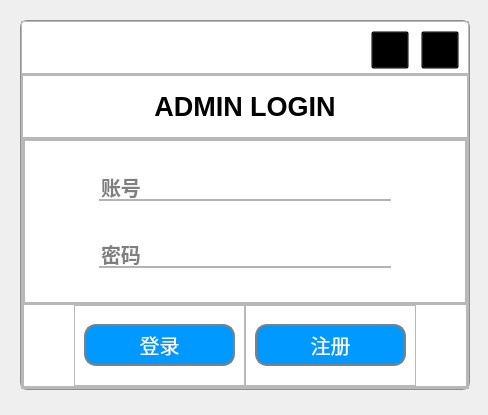
<?xml version="1.0" encoding="UTF-8"?>
<ui version="4.0">
 <class>MainWindow</class>
 <widget class="QMainWindow" name="MainWindow">
  <property name="geometry">
   <rect>
    <x>0</x>
    <y>0</y>
    <width>488</width>
    <height>415</height>
   </rect>
  </property>
  <property name="windowTitle">
   <string>Login</string>
  </property>
  <property name="windowIcon">
   <iconset>
    <normaloff>../images/logo.jpg</normaloff>../images/logo.jpg</iconset>
  </property>
  <widget class="QWidget" name="centralwidget">
   <widget class="QFrame" name="main_frame">
    <property name="geometry">
     <rect>
      <x>20</x>
      <y>20</y>
      <width>450</width>
      <height>370</height>
     </rect>
    </property>
    <property name="minimumSize">
     <size>
      <width>450</width>
      <height>350</height>
     </size>
    </property>
    <property name="styleSheet">
     <string notr="true">#main_frame{
	background:#ffffff;
	border: 1px solid #8f8f91; 
	border-top-left-radius:7px;
	border-top-right-radius:7px;border-bottom-left-radius:7px;
	border-bottom-right-radius:7px;
}</string>
    </property>
    <property name="frameShape">
     <enum>QFrame::StyledPanel</enum>
    </property>
    <property name="frameShadow">
     <enum>QFrame::Raised</enum>
    </property>
    <layout class="QVBoxLayout" name="verticalLayout">
     <property name="spacing">
      <number>0</number>
     </property>
     <property name="leftMargin">
      <number>0</number>
     </property>
     <property name="topMargin">
      <number>0</number>
     </property>
     <property name="rightMargin">
      <number>0</number>
     </property>
     <property name="bottomMargin">
      <number>0</number>
     </property>
     <item>
      <widget class="QFrame" name="frame">
       <property name="sizePolicy">
        <sizepolicy hsizetype="Preferred" vsizetype="Expanding">
         <horstretch>0</horstretch>
         <verstretch>2</verstretch>
        </sizepolicy>
       </property>
       <property name="styleSheet">
        <string notr="true"/>
       </property>
       <property name="frameShape">
        <enum>QFrame::StyledPanel</enum>
       </property>
       <property name="frameShadow">
        <enum>QFrame::Raised</enum>
       </property>
       <widget class="QPushButton" name="close_button">
        <property name="geometry">
         <rect>
          <x>400</x>
          <y>10</y>
          <width>38</width>
          <height>38</height>
         </rect>
        </property>
        <property name="cursor">
         <cursorShape>PointingHandCursor</cursorShape>
        </property>
        <property name="styleSheet">
         <string notr="true">QPushButton{
	background-color: transparent; 
}</string>
        </property>
        <property name="text">
         <string/>
        </property>
       </widget>
       <widget class="QPushButton" name="minimize_button">
        <property name="geometry">
         <rect>
          <x>350</x>
          <y>10</y>
          <width>38</width>
          <height>38</height>
         </rect>
        </property>
        <property name="cursor">
         <cursorShape>PointingHandCursor</cursorShape>
        </property>
        <property name="styleSheet">
         <string notr="true">QPushButton{
	background-color: transparent; 
}</string>
        </property>
        <property name="text">
         <string/>
        </property>
       </widget>
      </widget>
     </item>
     <item>
      <widget class="QFrame" name="frame_2">
       <property name="sizePolicy">
        <sizepolicy hsizetype="Preferred" vsizetype="Expanding">
         <horstretch>0</horstretch>
         <verstretch>12</verstretch>
        </sizepolicy>
       </property>
       <property name="frameShape">
        <enum>QFrame::StyledPanel</enum>
       </property>
       <property name="frameShadow">
        <enum>QFrame::Raised</enum>
       </property>
       <layout class="QVBoxLayout" name="verticalLayout_2">
        <property name="spacing">
         <number>0</number>
        </property>
        <property name="leftMargin">
         <number>0</number>
        </property>
        <property name="topMargin">
         <number>0</number>
        </property>
        <property name="rightMargin">
         <number>0</number>
        </property>
        <property name="bottomMargin">
         <number>0</number>
        </property>
        <item>
         <widget class="QFrame" name="frame_3">
          <property name="sizePolicy">
           <sizepolicy hsizetype="Preferred" vsizetype="Expanding">
            <horstretch>0</horstretch>
            <verstretch>2</verstretch>
           </sizepolicy>
          </property>
          <property name="frameShape">
           <enum>QFrame::StyledPanel</enum>
          </property>
          <property name="frameShadow">
           <enum>QFrame::Raised</enum>
          </property>
          <layout class="QHBoxLayout" name="horizontalLayout">
           <item>
            <widget class="QPushButton" name="pushButton">
             <property name="enabled">
              <bool>false</bool>
             </property>
             <property name="styleSheet">
              <string notr="true">color:black;
border:none;
font-size:27px;
font-weight:700;
font-family: &quot;Helvetica Neue&quot;, Helvetica, Arial, sans-serif;</string>
             </property>
             <property name="text">
              <string>ADMIN LOGIN</string>
             </property>
            </widget>
           </item>
          </layout>
         </widget>
        </item>
        <item>
         <widget class="QFrame" name="frame_4">
          <property name="sizePolicy">
           <sizepolicy hsizetype="Preferred" vsizetype="Expanding">
            <horstretch>0</horstretch>
            <verstretch>8</verstretch>
           </sizepolicy>
          </property>
          <property name="frameShape">
           <enum>QFrame::StyledPanel</enum>
          </property>
          <property name="frameShadow">
           <enum>QFrame::Raised</enum>
          </property>
          <layout class="QVBoxLayout" name="verticalLayout_3">
           <property name="spacing">
            <number>0</number>
           </property>
           <property name="leftMargin">
            <number>0</number>
           </property>
           <property name="topMargin">
            <number>0</number>
           </property>
           <property name="rightMargin">
            <number>0</number>
           </property>
           <property name="bottomMargin">
            <number>0</number>
           </property>
           <item>
            <widget class="QFrame" name="frame_5">
             <property name="sizePolicy">
              <sizepolicy hsizetype="Preferred" vsizetype="Expanding">
               <horstretch>0</horstretch>
               <verstretch>8</verstretch>
              </sizepolicy>
             </property>
             <property name="frameShape">
              <enum>QFrame::StyledPanel</enum>
             </property>
             <property name="frameShadow">
              <enum>QFrame::Raised</enum>
             </property>
             <layout class="QHBoxLayout" name="horizontalLayout_2">
              <property name="spacing">
               <number>0</number>
              </property>
              <property name="leftMargin">
               <number>0</number>
              </property>
              <property name="topMargin">
               <number>0</number>
              </property>
              <property name="rightMargin">
               <number>0</number>
              </property>
              <property name="bottomMargin">
               <number>0</number>
              </property>
              <item>
               <widget class="QFrame" name="frame_7">
                <property name="sizePolicy">
                 <sizepolicy hsizetype="Expanding" vsizetype="Preferred">
                  <horstretch>4</horstretch>
                  <verstretch>0</verstretch>
                 </sizepolicy>
                </property>
                <property name="frameShape">
                 <enum>QFrame::StyledPanel</enum>
                </property>
                <property name="frameShadow">
                 <enum>QFrame::Raised</enum>
                </property>
                <layout class="QVBoxLayout" name="verticalLayout_5">
                 <property name="spacing">
                  <number>0</number>
                 </property>
                 <property name="leftMargin">
                  <number>55</number>
                 </property>
                 <property name="topMargin">
                  <number>0</number>
                 </property>
                 <property name="rightMargin">
                  <number>55</number>
                 </property>
                 <property name="bottomMargin">
                  <number>0</number>
                 </property>
                 <item>
                  <widget class="QWidget" name="widget_2" native="true">
                   <property name="styleSheet">
                    <string notr="true">QLineEdit{
    border:0px;
    margin:10px;
	margin-left:10px;
	margin-right:10px;
    border-bottom: 2px solid #B3B3B3;
    font-family:'Microsoft YaHei';
    font-size:20px;
    font-weight:bold;
    }

QLineEdit:hover{
    border-bottom: 3px solid #66A3FF;
    }

QLineEdit:focus{
    border-bottom: 3px solid #E680BD;
    }</string>
                   </property>
                   <layout class="QGridLayout" name="gridLayout">
                    <property name="horizontalSpacing">
                     <number>0</number>
                    </property>
                    <item row="0" column="0">
                     <widget class="QLineEdit" name="admin_lineEdit">
                      <property name="sizePolicy">
                       <sizepolicy hsizetype="Expanding" vsizetype="Maximum">
                        <horstretch>0</horstretch>
                        <verstretch>0</verstretch>
                       </sizepolicy>
                      </property>
                      <property name="inputMask">
                       <string/>
                      </property>
                      <property name="text">
                       <string/>
                      </property>
                      <property name="placeholderText">
                       <string>账号</string>
                      </property>
                     </widget>
                    </item>
                    <item row="1" column="0">
                     <widget class="QLineEdit" name="password_lineEdit">
                      <property name="inputMethodHints">
                       <set>Qt::ImhHiddenText|Qt::ImhNoAutoUppercase|Qt::ImhNoPredictiveText|Qt::ImhSensitiveData</set>
                      </property>
                      <property name="inputMask">
                       <string/>
                      </property>
                      <property name="echoMode">
                       <enum>QLineEdit::Password</enum>
                      </property>
                      <property name="placeholderText">
                       <string>密码</string>
                      </property>
                     </widget>
                    </item>
                   </layout>
                  </widget>
                 </item>
                </layout>
               </widget>
              </item>
             </layout>
            </widget>
           </item>
           <item>
            <widget class="QFrame" name="frame_6">
             <property name="sizePolicy">
              <sizepolicy hsizetype="Preferred" vsizetype="Expanding">
               <horstretch>0</horstretch>
               <verstretch>4</verstretch>
              </sizepolicy>
             </property>
             <property name="styleSheet">
              <string notr="true"/>
             </property>
             <property name="frameShape">
              <enum>QFrame::StyledPanel</enum>
             </property>
             <property name="frameShadow">
              <enum>QFrame::Raised</enum>
             </property>
             <layout class="QHBoxLayout" name="horizontalLayout_3">
              <property name="spacing">
               <number>0</number>
              </property>
              <property name="leftMargin">
               <number>50</number>
              </property>
              <property name="topMargin">
               <number>0</number>
              </property>
              <property name="rightMargin">
               <number>50</number>
              </property>
              <property name="bottomMargin">
               <number>0</number>
              </property>
              <item>
               <widget class="QFrame" name="frame_8">
                <property name="frameShape">
                 <enum>QFrame::StyledPanel</enum>
                </property>
                <property name="frameShadow">
                 <enum>QFrame::Raised</enum>
                </property>
                <layout class="QVBoxLayout" name="verticalLayout_4">
                 <item>
                  <widget class="QPushButton" name="login_button">
                   <property name="cursor">
                    <cursorShape>PointingHandCursor</cursorShape>
                   </property>
                   <property name="styleSheet">
                    <string notr="true">#login_button{
color:#ffffff;
background:#0099ff;
border:2px solid gray;
font-size:20px;

font-family: &quot;微软雅黑&quot;;
border-radius:12px;
height:38px;
}

#login_button:hover{
padding-under:5px;
padding-left:5px;
background:#008deb;
   }</string>
                   </property>
                   <property name="text">
                    <string>登录</string>
                   </property>
                  </widget>
                 </item>
                </layout>
               </widget>
              </item>
              <item>
               <widget class="QFrame" name="frame_9">
                <property name="frameShape">
                 <enum>QFrame::StyledPanel</enum>
                </property>
                <property name="frameShadow">
                 <enum>QFrame::Raised</enum>
                </property>
                <layout class="QVBoxLayout" name="verticalLayout_6">
                 <item>
                  <widget class="QPushButton" name="register_button">
                   <property name="cursor">
                    <cursorShape>PointingHandCursor</cursorShape>
                   </property>
                   <property name="styleSheet">
                    <string notr="true">#register_button{
color:#ffffff;
background:#0099ff;
border:2px solid gray;
font-size:20px;

font-family: &quot;微软雅黑&quot;;
border-radius:12px;
height:38px;
}

#register_button:hover{
padding-under:5px;
padding-left:5px;
background:#008deb;
   }</string>
                   </property>
                   <property name="text">
                    <string>注册</string>
                   </property>
                  </widget>
                 </item>
                </layout>
               </widget>
              </item>
             </layout>
            </widget>
           </item>
          </layout>
         </widget>
        </item>
       </layout>
      </widget>
     </item>
    </layout>
   </widget>
  </widget>
 </widget>
 <resources/>
 <connections/>
</ui>
